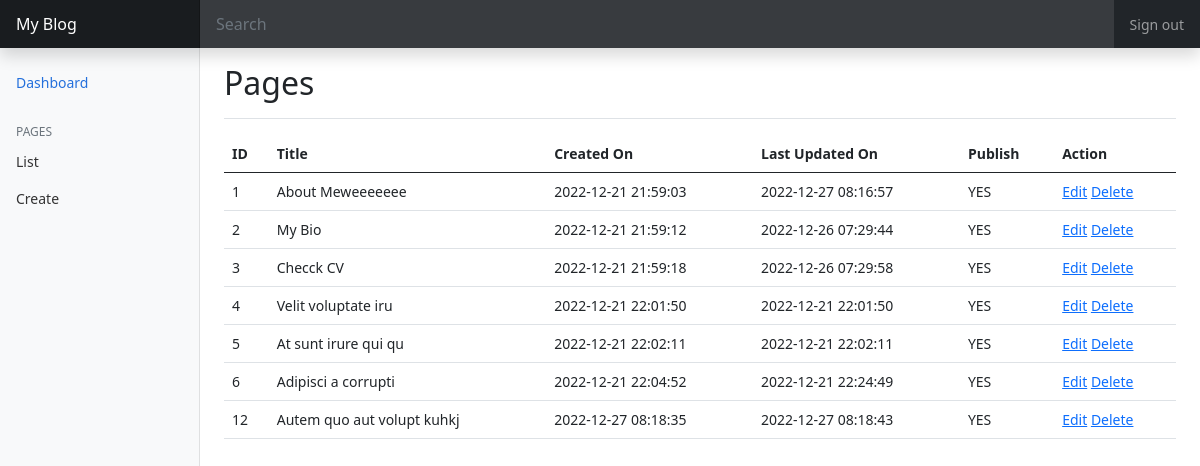
The page /admin?page=pages&action=list (signed in) on the database its author committed.
### tables this page shows
CREATE TABLE IF NOT EXISTS `tbl_page` (
  `id` int NOT NULL AUTO_INCREMENT,
  `title` varchar(255) DEFAULT NULL,
  `content` text,
  `created_date` datetime DEFAULT NULL,
  `updated_date` datetime DEFAULT NULL,
  `publish` tinyint(1) DEFAULT NULL,
  PRIMARY KEY (`id`)
);

### admin/page/list.php (the view)
<?php
$sql = "SELECT id, title, publish, created_date, updated_date FROM tbl_page";
$result = $conn->query($sql);
?>
<div class="d-flex justify-content-between flex-wrap flex-md-nowrap align-items-center pt-3 pb-2 mb-3 border-bottom">
    <h1 class="h2">Pages</h1>
</div>
<div class="row">
    <div class="col-12">
            <table class="table">
        <thead>
            <tr>
                <th>ID</th>
                <th>Title</th>
                <th>Created On</th>
                <th>Last Updated On</th>
                <th>Publish</th>
                <th>Action</th>
            </tr>
        </thead>
        <tbody>
            <?php
            if ($result->num_rows > 0) {
                while($row = $result->fetch_assoc()) {
            ?>
                <tr>
                    <td><?php echo $row['id'] ?></td>
                    <td><?php echo $row['title'] ?></td>
                    <td><?php echo $row['created_date'] ?></td>
                    <td><?php echo $row['updated_date'] ?></td>
                    <td><?php echo $row['publish'] ? 'YES': 'NO' ?></td>
                    <td>
                        <a href="?page=pages&action=edit&id=<?php echo $row['id'] ?>">Edit</a>
                        <a href="?page=pages&action=delete&id=<?php echo $row['id'] ?>" onclick="return confirm('Are you sure?')">Delete</a>
                    </td>
                </tr>
            <?php
                }
            }
            ?>
        </tbody>
    </table>
    </div>
</div>

### admin/index.php (shortened to what this page needs)
<?php
include('../db.php');
?>
<!doctype html>
<html lang="en">
<head>
    <link href="../assets/css/bootstrap.min.css" rel="stylesheet">
    <link href="../assets/css/dashboard.css" rel="stylesheet">
</head>
<body>
<?php include('common/header.php'); ?>
<div class="container-fluid">
    <div class="row">
        <?php include("common/sidebar.php"); ?>
        <main class="col-md-9 ms-sm-auto col-lg-10 px-md-4">
            <?php
            $page = $_GET['page'];
            $action = $_GET['action'];
            switch ($page){
                case 'pages':
                    if($action == 'list'){
                        include('page/list.php');
                    }elseif ($action == 'create'){
                        include('page/create.php');
                    }elseif ($action == 'edit'){
                        include('page/edit.php');
                    }elseif ($action == 'delete'){
                        include('page/delete.php');
                    }else{
                        include('page/list.php');
                    }
                    break;
            }
            ?>
        </main>
    </div>
</div>
</body>
</html>

### admin/common/header.php (shortened to what this page needs)
<header class="navbar navbar-dark sticky-top bg-dark flex-md-nowrap p-0 shadow">
    <a class="navbar-brand col-md-3 col-lg-2 me-0 px-3" href="?page=dashboard">My Blog</a>
    <input class="form-control form-control-dark w-100" type="text" placeholder="Search" aria-label="Search">
    <div class="navbar-nav">
        <div class="nav-item text-nowrap">
            <a class="nav-link px-3" href="?page=logout">Sign out</a>
        </div>
    </div>
</header>

### admin/common/sidebar.php (shortened to what this page needs)
<nav id="sidebarMenu" class="col-md-3 col-lg-2 d-md-block bg-light sidebar collapse">
    <div class="position-sticky pt-3">
        <ul class="nav flex-column">
            <li class="nav-item">
                <a class="nav-link active" aria-current="page" href="?page=dashboard">
                    Dashboard
                </a>
            </li>
        </ul>
        <h6 class="sidebar-heading d-flex justify-content-between align-items-center px-3 mt-4 mb-1 text-muted">
            <span>Pages</span>
        </h6>
        <ul class="nav flex-column mb-2">
            <li class="nav-item">
                <a class="nav-link" href="?page=pages&action=list">
                    List
                </a>
            </li>
            <li class="nav-item">
                <a class="nav-link" href="?page=pages&action=create">
                    Create
                </a>
            </li>
        </ul>
    </div>
</nav>

### assets/css/dashboard.css (style rules this page uses)
body { font-size: .875rem; }
.sidebar { position: fixed; top: 0; bottom: 0; left: 0; z-index: 100; padding: 48px 0 0; box-shadow: inset -1px 0 0 rgba(0, 0, 0, .1); }
.sidebar .nav-link { font-weight: 500; color: #333; }
.sidebar .nav-link.active { color: #2470dc; }
.sidebar-heading { font-size: .75rem; text-transform: uppercase; }
.navbar-brand { padding-top: .75rem; padding-bottom: .75rem; font-size: 1rem; background-color: rgba(0, 0, 0, .25); box-shadow: inset -1px 0 0 rgba(0, 0, 0, .25); }
.navbar .form-control { padding: .75rem 1rem; border-width: 0; border-radius: 0; }
.form-control-dark { color: #fff; background-color: rgba(255, 255, 255, .1); border-color: rgba(255, 255, 255, .1); }

### rows shown on the page
tbl_page: id "1", title "About Meweeeeeee", created_date "2022-12-21 21:59:03", updated_date "2022-12-27 08:16:57", publish "YES"
tbl_page: id "2", title "My Bio", created_date "2022-12-21 21:59:12", updated_date "2022-12-26 07:29:44", publish "YES"
tbl_page: id "3", title "Checck CV", created_date "2022-12-21 21:59:18", updated_date "2022-12-26 07:29:58", publish "YES"
tbl_page: id "4", title "Velit voluptate iru", created_date "2022-12-21 22:01:50", updated_date "2022-12-21 22:01:50", publish "YES"
tbl_page: id "5", title "At sunt irure qui qu", created_date "2022-12-21 22:02:11", updated_date "2022-12-21 22:02:11", publish "YES"
tbl_page: id "6", title "Adipisci a corrupti", created_date "2022-12-21 22:04:52", updated_date "2022-12-21 22:24:49", publish "YES"
tbl_page: id "12", title "Autem quo aut volupt kuhkj", created_date "2022-12-27 08:18:35", updated_date "2022-12-27 08:18:43", publish "YES"
